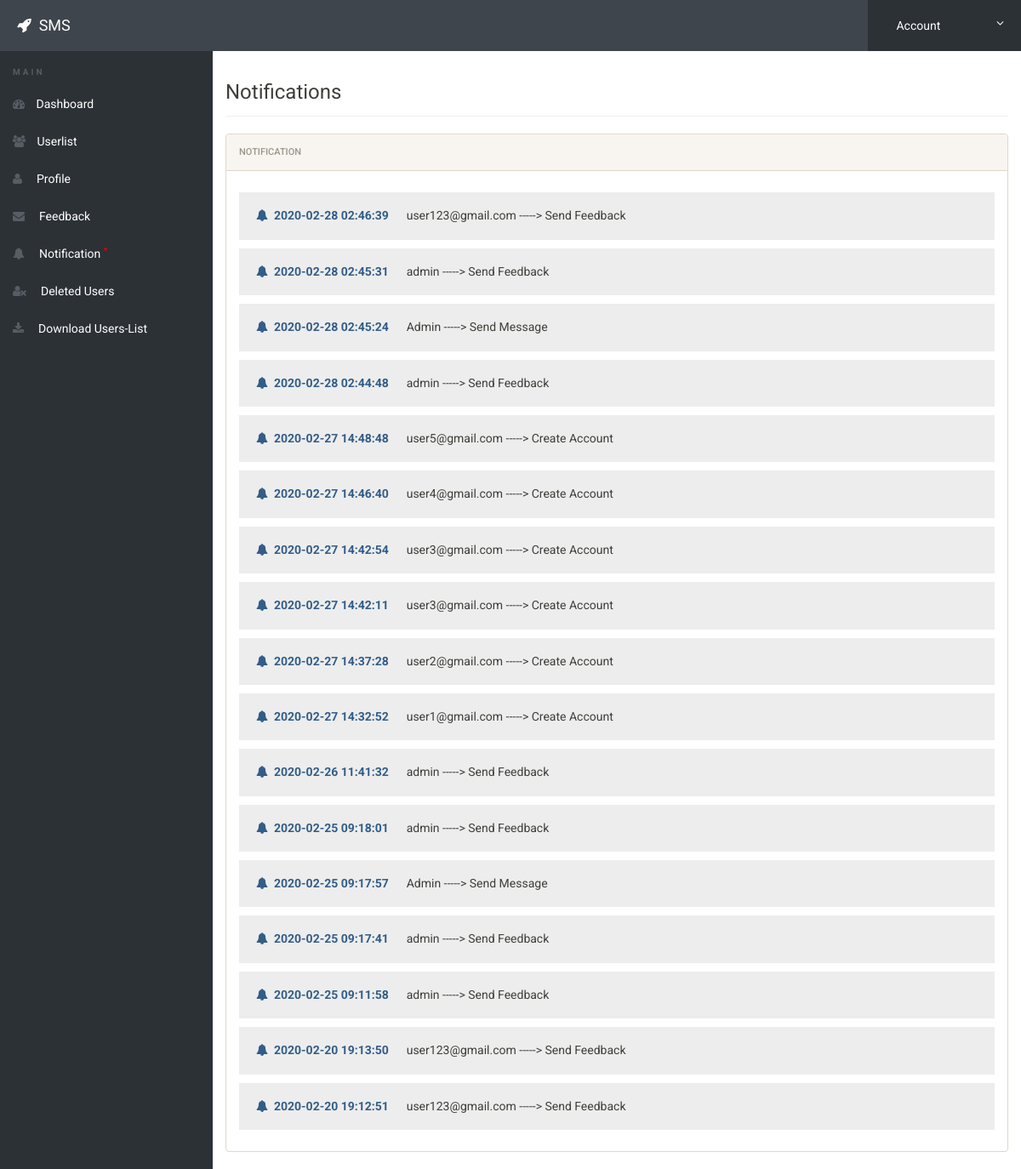
The app's page /admin/notification.php (signed in) with its own data.
### tables this page shows
CREATE TABLE `notification` (
  `id` int(11) NOT NULL,
  `notiuser` varchar(50) NOT NULL,
  `notireciver` varchar(50) NOT NULL,
  `notitype` varchar(50) NOT NULL,
  `time` timestamp NOT NULL DEFAULT current_timestamp()
);

### admin/notification.php (the view, shortened to what this page needs)
<?php
include('includes/config.php');
if(strlen($_SESSION['alogin'])==0)
	{
header('location:index.php');
}
else{
?>
<!doctype html>
<html lang="en" class="no-js">
<head>
	<link rel="stylesheet" href="css/font-awesome.min.css">
	<link rel="stylesheet" href="css/bootstrap.min.css">
	<link rel="stylesheet" href="css/dataTables.bootstrap.min.css">
	<link rel="stylesheet" href="css/bootstrap-social.css">
	<link rel="stylesheet" href="css/bootstrap-select.css">
	<link rel="stylesheet" href="css/fileinput.min.css">
	<link rel="stylesheet" href="css/awesome-bootstrap-checkbox.css">
	<link rel="stylesheet" href="css/style.css">
</head>
<body>
	<?php include('includes/header.php');?>
	<div class="ts-main-content">
	<?php include('includes/leftbar.php');?>
		<div class="content-wrapper">
			<div class="container-fluid">
				<div class="row">
					<div class="col-md-12">
						<h3 class="page-title">Notifications</h3>
						<div class="row">
							<div class="col-md-12">
								<div class="panel panel-default">
									<div class="panel-heading">Notification</div>
									   <div class="panel-body">
<?php
$reciver = 'Admin';
$sql = "SELECT * from  notification where notireciver = (:reciver) order by time DESC";
$query = $dbh -> prepare($sql);
$query-> bindParam(':reciver', $reciver, PDO::PARAM_STR);
$query->execute();
$results=$query->fetchAll(PDO::FETCH_OBJ);
$cnt=1;
if($query->rowCount() > 0)
{
foreach($results as $result)
{				?>
        <h5 style="background:#ededed;padding:20px;"><i class="fa fa-bell text-primary"></i>&nbsp;&nbsp;<b class="text-primary"><?php echo htmlentities($result->time);?></b> &nbsp;&nbsp;&nbsp;&nbsp;&nbsp;<?php echo htmlentities($result->notiuser);?> -----> <?php echo htmlentities($result->notitype);?></h5>
                       <?php $cnt=$cnt+1; }} ?>
                                        </div>
                                    </div>
                                </div>
                            </div>
                        </div>
                    </div>
                </div>
            </div>
        </div>
</body>
</html>
<?php } ?>

### admin/includes/header.php (shortened to what this page needs)
<div class="brand clearfix">
<h4 class="pull-left text-white" style="margin:20px 0px 0px 20px"><i class="fa fa-rocket"></i>&nbsp; SMS</h4>
		<ul class="ts-profile-nav">
			<li class="ts-account">
				<a href="#"><img src="img/ts-avatar.jpg" class="ts-avatar hidden-side" alt=""> Account <i class="fa fa-angle-down hidden-side"></i></a>
			</li>
		</ul>
	</div>

### admin/includes/leftbar.php
<nav class="ts-sidebar">
		<ul class="ts-sidebar-menu">
			<li class="ts-label">Main</li>
			<li><a href="dashboard.php"><i class="fa fa-dashboard"></i> Dashboard</a></li>
		<li><a href="userlist.php"><i class="fa fa-users"></i> Userlist</a>
		</li>
		<li><a href="profile.php"><i class="fa fa-user"></i> &nbsp;Profile</a>
		</li>
		<li><a href="feedback.php"><i class="fa fa-envelope"></i> &nbsp;Feedback</a>
		</li>
		<li><a href="notification.php"><i class="fa fa-bell"></i> &nbsp;Notification <sup style="color:red">*</sup></a>
		</li>
		<li><a href="deleteduser.php"><i class="fa fa-user-times"></i> &nbsp;Deleted Users</a>
		</li>
		<li><a href="download.php"><i class="fa fa-download"></i> &nbsp;Download Users-List</a>
		</li>
		</ul>
	</nav>

### admin/css/style.css (style rules this page uses)
html { font-size: 14px; }
@media only screen and (min-width: 480px) { html { font-size: 17px; } }
@media only screen and (min-width: 768px) { html { font-size: 14px; } }
body { font-size: 1em; }
a { color: #37a6c4; }
.panel { overflow: hidden; }
.text-white, .text-light { color: #fff !important; }
ul, li { margin: 0; padding: 0; list-style: none; }
.page-title { padding-bottom: 15px; margin-bottom: 20px; border-bottom: 1px solid #f0f0f0; }
.brand { background: #3e454c; position: relative; z-index: 3; position: fixed; width: 100%; top: 0; }
.brand .ts-profile-nav { float: right; display: none; }
.brand .ts-profile-nav li { float: left; position: relative; }
.brand .ts-profile-nav li a { display: block; padding: 20px; color: #fff; }
.brand .ts-profile-nav .ts-account .fa-angle-down { float: right; }
.brand .ts-profile-nav .ts-account > a { width: 180px; background: #2c3136; }
@media only screen and (min-width: 992px) { .brand .ts-profile-nav { display: block; } }
.ts-sidebar { background: #2c3136; max-height: 0; transition: max-height 0.3s; overflow: hidden; position: fixed; z-index: 2; width: 100%; bottom: 0; top: 60px; overflow-y: auto; }
@media only screen and (min-width: 992px) { .ts-sidebar { max-height: 100%; bottom: 0; } }
.ts-sidebar-menu .ts-label { color: #585c64; font-weight: bold; padding: 8px 15px; text-transform: uppercase; font-size: 10px; letter-spacing: 3px; margin-top: 10px; }
.ts-sidebar-menu a { display: block; text-decoration: none; padding: 12px 15px; color: #fff; }
.ts-sidebar-menu li { position: relative; }
.ts-sidebar-menu li i { color: #585c64; margin-right: 10px; }
.ts-main-content .content-wrapper { padding-top: 15px; margin-top: 60px; }
@media only screen and (min-width: 992px) { .ts-main-content .ts-sidebar { width: 250px; float: left; } }
@media only screen and (min-width: 992px) { .ts-main-content .content-wrapper { margin-left: 250px; } }

### records on screen
notification: time "2020-02-28 02:46:39", notiuser "user123@gmail.com", notitype "Send Feedback"
notification: time "2020-02-28 02:45:31", notiuser "admin", notitype "Send Feedback"
notification: time "2020-02-28 02:45:24", notiuser "Admin", notitype "Send Message"
notification: time "2020-02-28 02:44:48", notiuser "admin", notitype "Send Feedback"
notification: time "2020-02-27 14:48:48", notiuser "user5@gmail.com", notitype "Create Account"
notification: time "2020-02-27 14:46:40", notiuser "user4@gmail.com", notitype "Create Account"
notification: time "2020-02-27 14:42:54", notiuser "user3@gmail.com", notitype "Create Account"
notification: time "2020-02-27 14:42:11", notiuser "user3@gmail.com", notitype "Create Account"
notification: time "2020-02-27 14:37:28", notiuser "user2@gmail.com", notitype "Create Account"
notification: time "2020-02-27 14:32:52", notiuser "user1@gmail.com", notitype "Create Account"
notification: time "2020-02-26 11:41:32", notiuser "admin", notitype "Send Feedback"
notification: time "2020-02-25 09:18:01", notiuser "admin", notitype "Send Feedback"
notification: time "2020-02-25 09:17:57", notiuser "Admin", notitype "Send Message"
notification: time "2020-02-25 09:17:41", notiuser "admin", notitype "Send Feedback"
notification: time "2020-02-25 09:11:58", notiuser "admin", notitype "Send Feedback"
notification: time "2020-02-20 19:13:50", notiuser "user123@gmail.com", notitype "Send Feedback"
notification: time "2020-02-20 19:12:51", notiuser "user123@gmail.com", notitype "Send Feedback"
